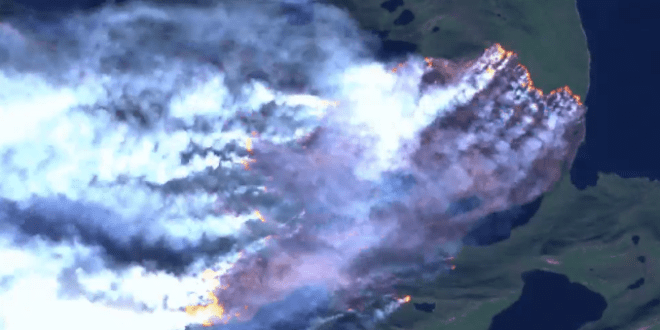
#> input picture assignment-03/images/greenland-fire.png, 660 x 330 px
$ python forest_fire.py
#> lines starting #> are read from the running program, lines starting #| are printed output that depends on the picture
### assignment-03/simpleimage.py
#!/usr/bin/env python3

"""
Stanford CS106AP SimpleImage

Written by Nick Parlante, Sonja Johnson-Yu, and Nick Bowman.
 -7/2019  version, has file reading, pix, foreach, hidden get/setpix

SimpleImage Features:
Create image:
  image = SimpleImage.blank(400, 200)   # create new image of size
  image = SimpleImage('foo.jpg')        # create from file

Access size
  image.width, image.height

Get pixel at x,y
  pix = image.get_pixel(x, y)
  # pix is RGB tuple like (100, 200, 0)

Set pixel at x,y
  image.set_pixel(x, y, pix)   # set data by tuple also

Get Pixel object at x,y
  pixel = image.get_pixel(x, y)
  pixel.red = 0
  pixel.blue = 255

Show image on screen
  image.show()

The main() function below demonstrates the above functions as a test.
"""

import sys
# If the following line fails, "Pillow" needs to be installed
from PIL import Image


def clamp(num):
    """
    Return a "clamped" version of the given num,
    converted to be an int limited to the range 0..255 for 1 byte.
    """
    num = int(num)
    if num < 0:
        return 0
    if num >= 256:
        return 255
    return num


class Pixel(object):
    """
    A pixel at an x,y in a SimpleImage.
    Supports set/get .red .green .blue
    and get .x .y
    """
    def __init__(self, image, x, y):
        self.image = image
        self._x = x
        self._y = y

    def __str__(self):
        return 'r:' + str(self.red) + ' g:' + str(self.green) + ' b:' + str(self.blue)

    # Pillow image stores each pixel color as a (red, green, blue) tuple.
    # So the functions below have to unpack/repack the tuple to change anything.

    @property
    def red(self):
        return self.image.px[self._x, self._y][0]

    @red.setter
    def red(self, value):
        rgb = self.image.px[self._x, self._y]
        self.image.px[self._x, self._y] = (clamp(value), rgb[1], rgb[2])

    @property
    def green(self):
        return self.image.px[self._x, self._y][1]

    @green.setter
    def green(self, value):
        rgb = self.image.px[self._x, self._y]
        self.image.px[self._x, self._y] = (rgb[0], clamp(value), rgb[2])

    @property
    def blue(self):
        return self.image.px[self._x, self._y][2]

    @blue.setter
    def blue(self, value):
        rgb = self.image.px[self._x, self._y]
        self.image.px[self._x, self._y] = (rgb[0], rgb[1], clamp(value))

    @property
    def x(self):
        return self._x

    @property
    def y(self):
        return self._y


# color tuples for background color names 'red' 'white' etc.
BACK_COLORS = {
    'white': (255, 255, 255),
    'black': (0, 0, 0),
    'red': (255, 0, 0),
    'green': (0, 255, 0),
    'blue': (0, 0, 255),
}


class SimpleImage(object):
    def __init__(self, filename, width=0, height=0, back_color=None):
        """
        Create a new image. This case works: SimpleImage('foo.jpg')
        To create a blank image use SimpleImage.blank(500, 300)
        The other parameters here are for internal/experimental use.
        """
#> called with filename = 'images/greenland-fire.png', width = 0, height = 0
        # Create pil_image either from file, or making blank
        if filename:
            self.pil_image = Image.open(filename).convert("RGB")
#> self.pil_image is the input picture: PIL image 660x330 RGB; mean R, G, B 115, 132.5, 167.3
            if self.pil_image.mode != 'RGB':
                raise Exception('Image file is not RGB')
            self._filename = filename  # hold onto
        else:
            if not back_color:
                back_color = 'white'
            color_tuple = BACK_COLORS[back_color]
            if width == 0 or height == 0:
                raise Exception('Creating blank image requires width/height but got {} {}'
                                .format(width, height))
            self.pil_image = Image.new('RGB', (width, height), color_tuple)
        self.px = self.pil_image.load()
        size = self.pil_image.size
#> size = (660, 330)
        self._width = size[0]
#> self._width = 660
        self._height = size[1]
#> self._height = 330
        self.curr_x = 0
        self.curr_y = 0

    def __iter__(self):
        return self

    def __next__(self):
        if self.curr_x < self.width and self.curr_y < self.height:
            x = self.curr_x
#> x = 0
            y = self.curr_y
            self.increment_curr_counters()
            return Pixel(self, x, y)
        else:
            self.curr_x = 0
            self.curr_y = 0
            raise StopIteration()

    def increment_curr_counters(self):
        self.curr_x += 1
        if self.curr_x == self.width:
            self.curr_x = 0
            self.curr_y += 1

    # [9 lines left out: functions blank, file, not called in this run]

    @property
    def width(self):
        """Width of image in pixels."""
        return self._width

    @property
    def height(self):
        """Height of image in pixels."""
        return self._height

    # [25 lines left out: functions get_pixel, set_pixel, set_rgb, not called in this run]

    def _get_pix_(self, x, y):
        """Get pix RGB tuple (200, 100, 50) for the given x,y."""
        return self.px[x, y]

    def _set_pix_(self, x, y, pix):
        """Set the given pix RGB tuple into the image at the given x,y."""
        self.px[x, y] = pix

    def show(self):
        """Displays the image using an external utility."""
        self.pil_image.show()

    # [39 lines left out: functions make_as_big_as, main, not called in this run]


# [2 lines that do not run on import are left out]

### assignment-03/forest_fire.py
"""
File: forestfire.py
----------------
This program highlights fires in an image by identifying
pixels who red intensity is more than INTENSITY_THRESHOLD times
the average of the red, green, and blue values at a pixel.
Those "sufficiently red" pixels are then highlighted in the
image and the rest of the image is turned grey, by setting the
pixels red, green, and blue values all to be the same average
value.
"""


# The line below imports SimpleImage for use here
# Its depends on the Pillow package being installed
from simpleimage import SimpleImage

DEFAULT_FILE = 'images/greenland-fire.png'

def find_flames(filename):
    """
    This function should highlight the "sufficiently red" pixels
    in the image and grayscale all other pixels in the image
    in order to highlight areas of wildfires.
    """
    image = SimpleImage(filename)

    for pixel in image:
        avg = (pixel.red + pixel.green + pixel.blue) / 3
        if avg < pixel.red:
            pixel.red = 255
            pixel.green = 0
            pixel.blue = 0
        else:
            pixel.red = avg
            pixel.green = avg
            pixel.blue = avg

    return image

def main():
    # Get file and load image
    filename = get_file()

    # Show the original fire
    original_fire = SimpleImage(filename)
    original_fire.show()

    # Show the highlighted fire
    highlighted_fire = find_flames(filename)
    highlighted_fire.show()
#> in show (call 2), `self.pil_image.show()`:
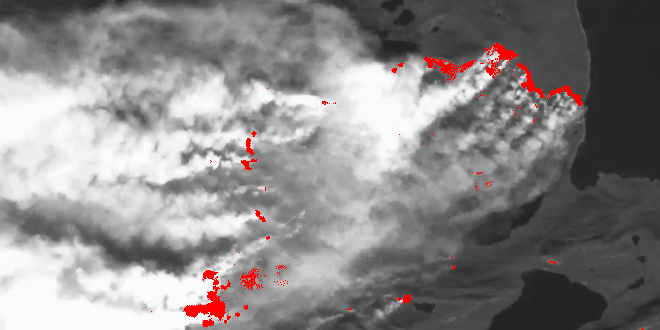
#> shown: PIL image 660x330 RGB; mean R, G, B 139.1, 135.8, 135.8


def get_file():
    # Read image file path from user, or use the default file
    filename = input('Enter image file (or press enter): ')
    if filename == '':
        filename = DEFAULT_FILE
    return filename


if __name__ == '__main__':
    main()
